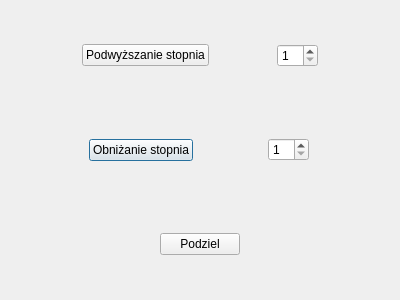
<?xml version="1.0" encoding="UTF-8"?>
<ui version="4.0">
 <class>Dialog</class>
 <widget class="QDialog" name="Dialog">
  <property name="windowModality">
   <enum>Qt::WindowModal</enum>
  </property>
  <property name="geometry">
   <rect>
    <x>0</x>
    <y>0</y>
    <width>400</width>
    <height>300</height>
   </rect>
  </property>
  <property name="windowTitle">
   <string>Dialog</string>
  </property>
  <property name="layoutDirection">
   <enum>Qt::LeftToRight</enum>
  </property>
  <property name="modal">
   <bool>true</bool>
  </property>
  <layout class="QGridLayout" name="gridLayout">
   <item row="1" column="0">
    <widget class="QWidget" name="widget" native="true">
     <property name="sizePolicy">
      <sizepolicy hsizetype="Preferred" vsizetype="Preferred">
       <horstretch>0</horstretch>
       <verstretch>0</verstretch>
      </sizepolicy>
     </property>
     <layout class="QHBoxLayout" name="horizontalLayout_2">
      <item>
       <widget class="QPushButton" name="reduce">
        <property name="sizePolicy">
         <sizepolicy hsizetype="Fixed" vsizetype="Fixed">
          <horstretch>0</horstretch>
          <verstretch>0</verstretch>
         </sizepolicy>
        </property>
        <property name="text">
         <string>Obniżanie stopnia</string>
        </property>
       </widget>
      </item>
      <item>
       <widget class="QSpinBox" name="reduce_number">
        <property name="sizePolicy">
         <sizepolicy hsizetype="Fixed" vsizetype="Fixed">
          <horstretch>0</horstretch>
          <verstretch>0</verstretch>
         </sizepolicy>
        </property>
        <property name="minimum">
         <number>1</number>
        </property>
       </widget>
      </item>
     </layout>
    </widget>
   </item>
   <item row="2" column="0">
    <widget class="QWidget" name="widget_2" native="true">
     <layout class="QHBoxLayout" name="horizontalLayout_3">
      <item>
       <widget class="QPushButton" name="split">
        <property name="sizePolicy">
         <sizepolicy hsizetype="Fixed" vsizetype="Fixed">
          <horstretch>0</horstretch>
          <verstretch>0</verstretch>
         </sizepolicy>
        </property>
        <property name="text">
         <string>Podziel</string>
        </property>
       </widget>
      </item>
     </layout>
    </widget>
   </item>
   <item row="0" column="0">
    <widget class="QWidget" name="widget_3" native="true">
     <layout class="QHBoxLayout" name="horizontalLayout">
      <item>
       <widget class="QPushButton" name="increase">
        <property name="sizePolicy">
         <sizepolicy hsizetype="Fixed" vsizetype="Fixed">
          <horstretch>0</horstretch>
          <verstretch>0</verstretch>
         </sizepolicy>
        </property>
        <property name="text">
         <string>Podwyższanie stopnia</string>
        </property>
       </widget>
      </item>
      <item>
       <widget class="QSpinBox" name="increase_number">
        <property name="sizePolicy">
         <sizepolicy hsizetype="Fixed" vsizetype="Fixed">
          <horstretch>0</horstretch>
          <verstretch>0</verstretch>
         </sizepolicy>
        </property>
        <property name="minimum">
         <number>1</number>
        </property>
       </widget>
      </item>
     </layout>
    </widget>
   </item>
  </layout>
 </widget>
 <resources/>
 <connections/>
</ui>
